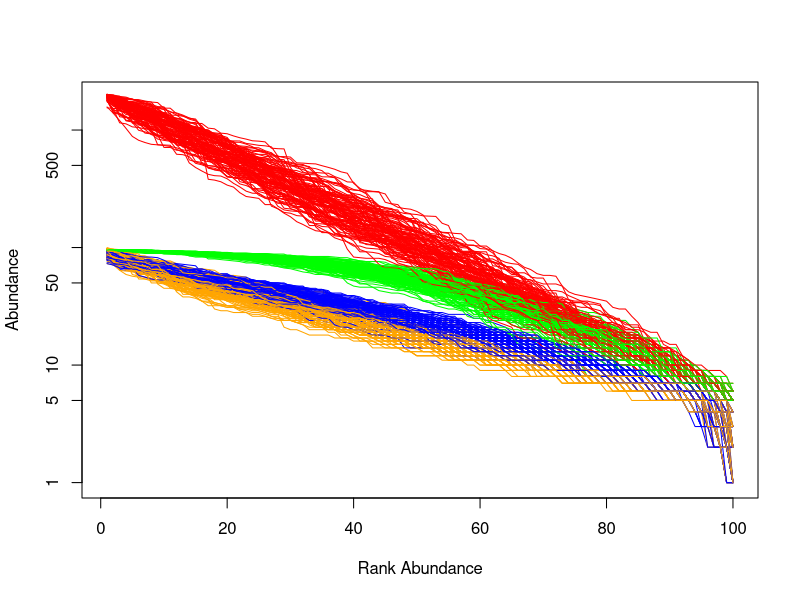

Reproduce this figure in R.
## ---- chunk 1

NUMSITES=100
r=0.06
N0=5
t=runif(NUMSITES, 0,100)

DensInd=round(N0*exp(r*t))

K=100

ConstK=round((K*N0*exp(r*t))/(K+N0*(exp(r*t)-1)))

k_rand=runif(NUMSITES, 1,100)
RandK=round((k_rand*N0*exp(r*t))/(k_rand+N0*(exp(r*t)-1)))


r_rand=runif(NUMSITES, 0.01, 0.1)
RandKr=round((k_rand*N0*exp(r_rand*t))/(k_rand+N0*(exp(r_rand*t)-1)))

## ---- chunk 2

RankCurve=function(x)  cbind(Rank=1:length(x), Abund=sort(x, decreasing=T))

MaxAbund=max(DensInd, ConstK, RandK, RandKr)
  
plot(c(1,NUMSITES),c(1,MaxAbund),pch=NA, main=NA, ylab="Abundance",log="y", xlab="Rank Abundance")
lines(RankCurve(DensInd), col="red")
lines(RankCurve(ConstK), col="green")
lines(RankCurve(RandK),col="blue")
lines(RankCurve(RandKr), col="orange")

REPS=100
NUMSITES=100
r=0.06
N0=5
K=100

for (i in 1:REPS){
t=runif(NUMSITES, 0,100)
DensInd=round(N0*exp(r*t))
ConstK=round((K*N0*exp(r*t))/(K+N0*(exp(r*t)-1)))
k_rand=runif(NUMSITES, 1,100)
RandK=round((k_rand*N0*exp(r*t))/(k_rand+N0*(exp(r*t)-1)))
r_rand=runif(NUMSITES, 0.01, 0.1)
RandKr=round((k_rand*N0*exp(r_rand*t))/(k_rand+N0*(exp(r_rand*t)-1)))
lines(RankCurve(DensInd), col="red")
lines(RankCurve(ConstK), col="green")
lines(RankCurve(RandK),col="blue")
lines(RankCurve(RandKr), col="orange")


}

